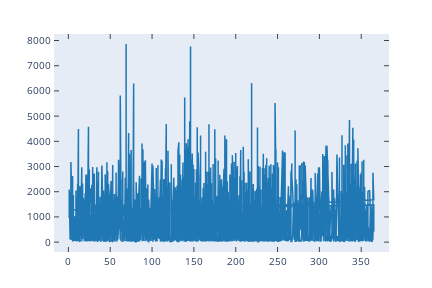

Source (notebook cell):
### Code cell
from plotly.tools import mpl_to_plotly
plotly_figure = mpl_to_plotly(matplotlib_figure)
plotly_figure.show()

### Figure 1 — Plotly figure (JSON) as saved in the notebook; plotly's stock layout.template omitted (floating-point values rounded to 4 significant figures; data arrays with more than 128 entries replaced by an {"elided": "..."} marker saying what was removed)
{"data": [{"line": {"color": "rgba (31, 119, 180, 1)", "dash": "solid", "width": 1.5}, "mode": "lines", "name": "_line0", "type": "scatter", "x": {"elided": "3531 int values"}, "xaxis": "x", "y": {"elided": "3531 float values"}, "yaxis": "y"}], "layout": {"autosize": false, "height": 288, "hovermode": "closest", "margin": {"b": 36, "l": 54, "pad": 0, "r": 43, "t": 34}, "showlegend": false, "width": 432, "xaxis": {"anchor": "y", "domain": [0, 1], "mirror": "ticks", "nticks": 10, "range": [-17.2, 383.2], "showgrid": false, "showline": true, "side": "bottom", "tickfont": {"size": 10}, "ticks": "inside", "type": "linear", "zeroline": false}, "yaxis": {"anchor": "x", "domain": [0, 1], "mirror": "ticks", "nticks": 11, "range": [-392.2, 8259.0], "showgrid": false, "showline": true, "side": "left", "tickfont": {"size": 10}, "ticks": "inside", "type": "linear", "zeroline": false}}}
